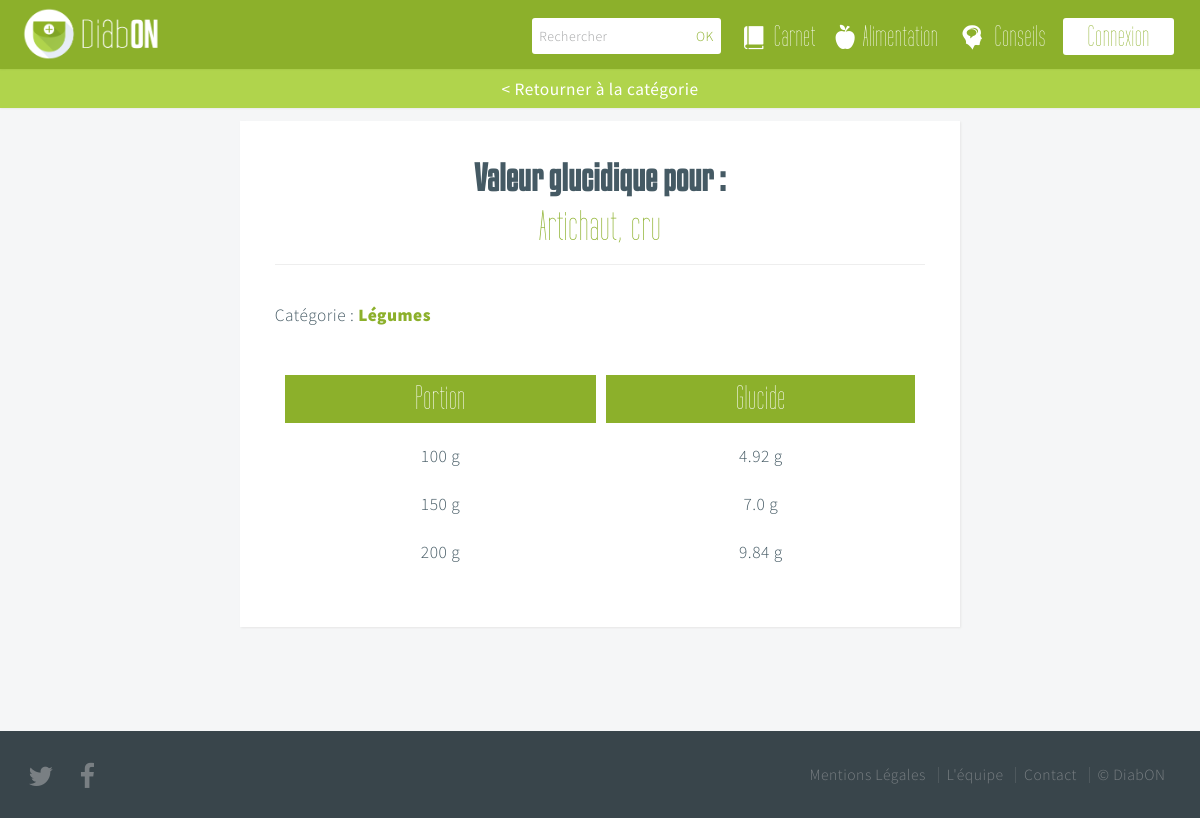
The page /aliment/Artichautcru/ on the database its author committed.
### core/models.py (models this page shows, shortened)
class Food(models.Model):
	name = models.CharField(max_length=200)
	slug = models.SlugField(max_length=200)
	weight = models.IntegerField()
	glucide = models.FloatField()
	category = models.ForeignKey('Category')

class Category(models.Model):
	name = models.CharField(max_length=100)
	slug = models.SlugField(max_length=100)

### core/views.py (the view)
# urls.py: url(r'^aliment/(?P<slug>[\w-]+)/$', 'core.views.aliment_details', name='alimentdetails'),
def aliment_details(request, slug):
	aliment = Food.objects.get(slug=slug)
	return render_to_response('aliment_details.html', {'aliment': aliment})

### templates/aliment_details.html (shortened to what this page needs)
{% extends "layout/base.html" %}
{% block content %}
{% load mathfilters %}
			<section id="work" class="main style3 secondary details-aliment">
				<div class="content container">
					<a class="retour-catalogue" href="" onClick="javascript:window.history.go(-1)">< Retourner à la catégorie</a>
					<div class="box container 75%">
						<header>
							<h2>Valeur glucidique pour :</h2>
							<p class="aliment-name">{{aliment.name}}</p>
						</header>
					<p class="aliment-categorie">Catégorie : <a href="" onClick="javascript:window.history.go(-1)">{{aliment.category.name}}</a></p>
                		<div id="details-aliment-container">
                			<table id="details-aliments" class="full">
						        <thead class="table-title">
						            <th>Portion</th>
						            <th>Glucide</th>
						        </thead>
						        <tr>
						            <td>{{aliment.weight}} g</td>
						            <td>{{aliment.glucide}} g</td>
						        </tr>
						        <tr>
						            <td>{{aliment.weight|mul:3|intdiv:2}} g</td>
						            <td>{{aliment.glucide|mul:3|intdiv:2}} g</td>
						        </tr>
						        <tr>
						            <td>{{aliment.weight|mul:2}} g</td>
						            <td>{{aliment.glucide|mul:2}} g</td>
						        </tr>
						    </table>
						</div>
	                </div>
	            </div>
        	</section>
{% endblock content %}

### static/css/skel.css (style rules this page uses)
html,body,div,span,applet,object,iframe,h1,h2,h3,h4,h5,h6,p,blockquote,pre,a,abbr,acronym,address,big,cite,code,del,dfn,em,img,ins,kbd,q,s,samp,small,strike,strong,sub,sup,tt,var,b,u,i,center,dl,dt,dd,ol,ul,li,fieldset,form,label,legend,table,caption,tbody,tfoot,thead,tr,th,td,article,aside,canvas,details,embed,figure,figcaption,footer,header,hgroup,menu,nav,output,ruby,section,summary,time,mark,audio,video { margin:0;padding:0;border:0;font-size:100%;font:inherit;vertical-align:baseline; }
article,aside,details,figcaption,figure,footer,header,hgroup,menu,nav,section { display:block; }
body { line-height:1; }
table { border-collapse:collapse;border-spacing:0; }
body { -webkit-text-size-adjust:none }
*, *:before, *:after { -moz-box-sizing: border-box; -webkit-box-sizing: border-box; box-sizing: border-box; }
.container { margin-left: auto; margin-right: auto; width: 1200px; }
.container.\37 5\25 { width: 900px; }

### static/css/style.css (style rules this page uses)
body { background: #fff; }
body.is-loading * { -moz-transition: none !important; -webkit-transition: none !important; -o-transition: none !important; -ms-transition: none !important; transition: none !important; -moz-animation: none !important; -webkit-animation: none !important; -o-animation: none !important; -ms-animation: none !important; animation: none !important; }
body,input,textarea,select { font-family: 'Source Sans Pro', sans-serif; font-weight: 300; font-size: 18pt; line-height: 1.75em; color: #39454b; letter-spacing: 0.5px; }
h1,h2,h3,h4,h5,h6 { font-weight: 900; color: inherit; }
h2 { font-family: 'kenyan_coffeeregular'; font-size: 2.7em; letter-spacing: 0; line-height: 1.25em; }
a { color: #98c593; -moz-transition: all 0.2s ease-in-out, color 0.2s ease-in-out; -webkit-transition: all 0.2s ease-in-out, color 0.2s ease-in-out; -o-transition: all 0.2s ease-in-out, color 0.2s ease-in-out; -ms-transition: all 0.2s ease-in-out, color 0.2s ease-in-out; transition: all 0.2s ease-in-out, color 0.2s ease-in-out; }
p, ul, ol, dl, table { margin-bottom: 1em; }
header { margin-bottom: 1em; }
header p { display: block; margin: 1em 0 0 0; padding: 0 0 0.5em 0; }
section, article { margin-bottom: 3em; }
section > :last-child, article > :last-child { margin-bottom: 0; }
section > .content > :last-child, article > .content > :last-child { margin-bottom: 0; }
table { width: 100%; }
.box { background: #fff; color: #455a64; padding: 2em; box-shadow: 1px 1px 2px #e6e6e6; }
.main { position: relative; margin: 0; overflow-x: hidden; }
.main.style3 { text-align: center; padding: 6em 0 6em 0; }
.main.style3.secondary { background: #f5f6f7; }
body { padding-top: 4em; }
a.retour-catalogue { display: inline-block; text-decoration: none; padding: 0.25em 0.8em; background: #b0d44c; border-radius: 0; color: #fff; position: fixed; width: 100%; left: 0; top: 4em; box-shadow: 0 0 0.15em 0 rgba(0,0,0,0.1); }
#work.details-aliment a.retour-catalogue { display: inline-block; font-weight: normal; text-decoration: none; padding: 0.25em 0.8em; background: #b0d44c; border-radius: 0; color: #fff; position: fixed; width: 100%; left: 0; top: 4em; }
#work.details-aliment { padding-top: 3em; }
#work.details-aliment header { margin-bottom: 2em; }
#work.details-aliment header h2 { font-size: 2em; margin-bottom: 1em; }
#work.details-aliment header p { padding: 0.5em; float: left; margin: 0 1em 0 0; }
#work.details-aliment header p.aliment-name { font-family: 'tall_filmsregular'; font-size: 2.5em; color: #8cb02b; text-align: center; width: 100%; margin-top: -1em; border-bottom: #eee 1px solid; }
#work.details-aliment p { text-align: left; }
#work.details-aliment p.aliment-categorie { text-align: left; margin: 1em 0 2em 0; }
table#details-aliments thead th { font-family: 'tall_filmsregular'; font-size: 2em; padding: 0.25em; background: #8cb02b; color: white; margin: 0 1em; border: 10px solid white; }
table#details-aliments tbody td { font-size: 1em; padding: 0.5em; }
#work.details-aliment a { text-decoration: none; font-weight: 900; color: #8cb02b; -moz-transition: all 0.2s ease-in-out, color 0.2s ease-in-out; -webkit-transition: all 0.2s ease-in-out, color 0.2s ease-in-out; -o-transition: all 0.2s ease-in-out, color 0.2s ease-in-out; -ms-transition: all 0.2s ease-in-out, color 0.2s ease-in-out; transition: all 0.2s ease-in-out, color 0.2s ease-in-out; }

### static/css/style-wide.css (style rules this page uses)
body,input,textarea,select { font-size: 17pt; }

### static/css/style-normal.css (style rules this page uses)
body,input,textarea,select { font-size: 15pt; }

### static/css/page-alimentation.css (style rules this page uses)
body { padding-top: 8em; }

### static/css/page-carnet.css (style rules this page uses)
body { padding-top: 8em; }

### static/css/style-narrow.css (style rules this page uses)
body,input,textarea,select { font-size: 13pt; }

### rows shown on the page
Food: name "Artichaut, cru", category.name "Légumes", weight "100", glucide "4.92", weight|mul "150", glucide|mul "7.0", weight|mul "200", glucide|mul "9.84"
